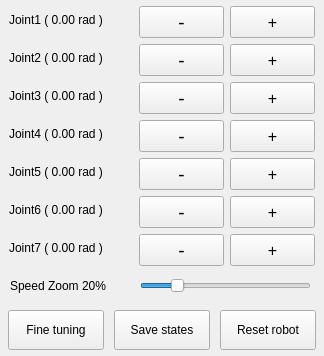
<?xml version="1.0" encoding="UTF-8"?>
<ui version="4.0">
 <class>Form</class>
 <widget class="QWidget" name="Form">
  <property name="geometry">
   <rect>
    <x>0</x>
    <y>0</y>
    <width>324</width>
    <height>356</height>
   </rect>
  </property>
  <property name="minimumSize">
   <size>
    <width>324</width>
    <height>356</height>
   </size>
  </property>
  <property name="maximumSize">
   <size>
    <width>324</width>
    <height>356</height>
   </size>
  </property>
  <property name="cursor">
   <cursorShape>ArrowCursor</cursorShape>
  </property>
  <property name="windowTitle">
   <string>Mantra HMI</string>
  </property>
  <property name="autoFillBackground">
   <bool>false</bool>
  </property>
  <widget class="QPushButton" name="pushButton7_2">
   <property name="geometry">
    <rect>
     <x>230</x>
     <y>234</y>
     <width>85</width>
     <height>32</height>
    </rect>
   </property>
   <property name="font">
    <font>
     <family>Ubuntu</family>
     <pointsize>12</pointsize>
     <weight>50</weight>
     <italic>false</italic>
     <bold>false</bold>
    </font>
   </property>
   <property name="cursor">
    <cursorShape>PointingHandCursor</cursorShape>
   </property>
   <property name="text">
    <string>+</string>
   </property>
  </widget>
  <widget class="QPushButton" name="pushButton2_2">
   <property name="geometry">
    <rect>
     <x>230</x>
     <y>44</y>
     <width>85</width>
     <height>32</height>
    </rect>
   </property>
   <property name="font">
    <font>
     <family>Ubuntu</family>
     <pointsize>12</pointsize>
     <weight>50</weight>
     <italic>false</italic>
     <bold>false</bold>
    </font>
   </property>
   <property name="cursor">
    <cursorShape>PointingHandCursor</cursorShape>
   </property>
   <property name="text">
    <string>+</string>
   </property>
  </widget>
  <widget class="QLabel" name="label_6">
   <property name="geometry">
    <rect>
     <x>9</x>
     <y>194</y>
     <width>118</width>
     <height>32</height>
    </rect>
   </property>
   <property name="text">
    <string>Joint6 ( 0.00 rad )</string>
   </property>
  </widget>
  <widget class="QPushButton" name="pushButton1_1">
   <property name="geometry">
    <rect>
     <x>139</x>
     <y>6</y>
     <width>85</width>
     <height>32</height>
    </rect>
   </property>
   <property name="font">
    <font>
     <family>Ubuntu</family>
     <pointsize>14</pointsize>
     <weight>50</weight>
     <italic>false</italic>
     <bold>false</bold>
    </font>
   </property>
   <property name="cursor">
    <cursorShape>PointingHandCursor</cursorShape>
   </property>
   <property name="text">
    <string>-</string>
   </property>
  </widget>
  <widget class="QPushButton" name="pushButton3_1">
   <property name="geometry">
    <rect>
     <x>139</x>
     <y>82</y>
     <width>85</width>
     <height>32</height>
    </rect>
   </property>
   <property name="font">
    <font>
     <family>Ubuntu</family>
     <pointsize>14</pointsize>
     <weight>50</weight>
     <italic>false</italic>
     <bold>false</bold>
    </font>
   </property>
   <property name="cursor">
    <cursorShape>PointingHandCursor</cursorShape>
   </property>
   <property name="text">
    <string>-</string>
   </property>
  </widget>
  <widget class="QPushButton" name="pushButton6_2">
   <property name="geometry">
    <rect>
     <x>230</x>
     <y>196</y>
     <width>85</width>
     <height>32</height>
    </rect>
   </property>
   <property name="font">
    <font>
     <family>Ubuntu</family>
     <pointsize>12</pointsize>
     <weight>50</weight>
     <italic>false</italic>
     <bold>false</bold>
    </font>
   </property>
   <property name="cursor">
    <cursorShape>PointingHandCursor</cursorShape>
   </property>
   <property name="text">
    <string>+</string>
   </property>
  </widget>
  <widget class="QPushButton" name="pushButton2_1">
   <property name="geometry">
    <rect>
     <x>139</x>
     <y>44</y>
     <width>85</width>
     <height>32</height>
    </rect>
   </property>
   <property name="font">
    <font>
     <family>Ubuntu</family>
     <pointsize>14</pointsize>
     <weight>50</weight>
     <italic>false</italic>
     <bold>false</bold>
    </font>
   </property>
   <property name="cursor">
    <cursorShape>PointingHandCursor</cursorShape>
   </property>
   <property name="text">
    <string>-</string>
   </property>
  </widget>
  <widget class="QPushButton" name="pushButton7_1">
   <property name="geometry">
    <rect>
     <x>139</x>
     <y>234</y>
     <width>85</width>
     <height>32</height>
    </rect>
   </property>
   <property name="font">
    <font>
     <family>Ubuntu</family>
     <pointsize>14</pointsize>
     <weight>50</weight>
     <italic>false</italic>
     <bold>false</bold>
    </font>
   </property>
   <property name="cursor">
    <cursorShape>PointingHandCursor</cursorShape>
   </property>
   <property name="text">
    <string>-</string>
   </property>
  </widget>
  <widget class="QLabel" name="label_5">
   <property name="geometry">
    <rect>
     <x>9</x>
     <y>156</y>
     <width>118</width>
     <height>32</height>
    </rect>
   </property>
   <property name="text">
    <string>Joint5 ( 0.00 rad )</string>
   </property>
  </widget>
  <widget class="QLabel" name="label_2">
   <property name="geometry">
    <rect>
     <x>9</x>
     <y>42</y>
     <width>118</width>
     <height>32</height>
    </rect>
   </property>
   <property name="text">
    <string>Joint2 ( 0.00 rad )</string>
   </property>
  </widget>
  <widget class="QPushButton" name="pushButton3_2">
   <property name="geometry">
    <rect>
     <x>230</x>
     <y>82</y>
     <width>85</width>
     <height>32</height>
    </rect>
   </property>
   <property name="font">
    <font>
     <family>Ubuntu</family>
     <pointsize>12</pointsize>
     <weight>50</weight>
     <italic>false</italic>
     <bold>false</bold>
    </font>
   </property>
   <property name="cursor">
    <cursorShape>PointingHandCursor</cursorShape>
   </property>
   <property name="text">
    <string>+</string>
   </property>
  </widget>
  <widget class="QLabel" name="label_4">
   <property name="geometry">
    <rect>
     <x>9</x>
     <y>118</y>
     <width>118</width>
     <height>32</height>
    </rect>
   </property>
   <property name="text">
    <string>Joint4 ( 0.00 rad )</string>
   </property>
  </widget>
  <widget class="QLabel" name="label_1">
   <property name="geometry">
    <rect>
     <x>9</x>
     <y>4</y>
     <width>118</width>
     <height>32</height>
    </rect>
   </property>
   <property name="text">
    <string>Joint1 ( 0.00 rad )</string>
   </property>
  </widget>
  <widget class="QPushButton" name="pushButton6_1">
   <property name="geometry">
    <rect>
     <x>139</x>
     <y>196</y>
     <width>85</width>
     <height>32</height>
    </rect>
   </property>
   <property name="font">
    <font>
     <family>Ubuntu</family>
     <pointsize>14</pointsize>
     <weight>50</weight>
     <italic>false</italic>
     <bold>false</bold>
    </font>
   </property>
   <property name="cursor">
    <cursorShape>PointingHandCursor</cursorShape>
   </property>
   <property name="text">
    <string>-</string>
   </property>
  </widget>
  <widget class="QPushButton" name="pushButton5_2">
   <property name="geometry">
    <rect>
     <x>230</x>
     <y>158</y>
     <width>85</width>
     <height>32</height>
    </rect>
   </property>
   <property name="font">
    <font>
     <family>Ubuntu</family>
     <pointsize>12</pointsize>
     <weight>50</weight>
     <italic>false</italic>
     <bold>false</bold>
    </font>
   </property>
   <property name="cursor">
    <cursorShape>PointingHandCursor</cursorShape>
   </property>
   <property name="text">
    <string>+</string>
   </property>
  </widget>
  <widget class="QPushButton" name="pushButton4_2">
   <property name="geometry">
    <rect>
     <x>230</x>
     <y>120</y>
     <width>85</width>
     <height>32</height>
    </rect>
   </property>
   <property name="font">
    <font>
     <family>Ubuntu</family>
     <pointsize>12</pointsize>
     <weight>50</weight>
     <italic>false</italic>
     <bold>false</bold>
    </font>
   </property>
   <property name="cursor">
    <cursorShape>PointingHandCursor</cursorShape>
   </property>
   <property name="text">
    <string>+</string>
   </property>
  </widget>
  <widget class="QLabel" name="label_3">
   <property name="geometry">
    <rect>
     <x>9</x>
     <y>80</y>
     <width>118</width>
     <height>32</height>
    </rect>
   </property>
   <property name="text">
    <string>Joint3 ( 0.00 rad )</string>
   </property>
  </widget>
  <widget class="QPushButton" name="pushButton5_1">
   <property name="geometry">
    <rect>
     <x>139</x>
     <y>158</y>
     <width>85</width>
     <height>32</height>
    </rect>
   </property>
   <property name="font">
    <font>
     <family>Ubuntu</family>
     <pointsize>14</pointsize>
     <weight>50</weight>
     <italic>false</italic>
     <bold>false</bold>
    </font>
   </property>
   <property name="cursor">
    <cursorShape>PointingHandCursor</cursorShape>
   </property>
   <property name="text">
    <string>-</string>
   </property>
  </widget>
  <widget class="QPushButton" name="pushButton1_2">
   <property name="geometry">
    <rect>
     <x>230</x>
     <y>6</y>
     <width>85</width>
     <height>32</height>
    </rect>
   </property>
   <property name="font">
    <font>
     <family>Ubuntu</family>
     <pointsize>12</pointsize>
     <weight>50</weight>
     <italic>false</italic>
     <bold>false</bold>
    </font>
   </property>
   <property name="cursor">
    <cursorShape>PointingHandCursor</cursorShape>
   </property>
   <property name="text">
    <string>+</string>
   </property>
  </widget>
  <widget class="QLabel" name="label_7">
   <property name="geometry">
    <rect>
     <x>9</x>
     <y>232</y>
     <width>118</width>
     <height>32</height>
    </rect>
   </property>
   <property name="text">
    <string>Joint7 ( 0.00 rad )</string>
   </property>
  </widget>
  <widget class="QPushButton" name="pushButton4_1">
   <property name="geometry">
    <rect>
     <x>139</x>
     <y>120</y>
     <width>85</width>
     <height>32</height>
    </rect>
   </property>
   <property name="font">
    <font>
     <family>Ubuntu</family>
     <pointsize>14</pointsize>
     <weight>50</weight>
     <italic>false</italic>
     <bold>false</bold>
    </font>
   </property>
   <property name="cursor">
    <cursorShape>PointingHandCursor</cursorShape>
   </property>
   <property name="text">
    <string>-</string>
   </property>
  </widget>
  <widget class="QPushButton" name="resetButton">
   <property name="geometry">
    <rect>
     <x>114</x>
     <y>310</y>
     <width>96</width>
     <height>40</height>
    </rect>
   </property>
   <property name="minimumSize">
    <size>
     <width>96</width>
     <height>30</height>
    </size>
   </property>
   <property name="maximumSize">
    <size>
     <width>90</width>
     <height>50</height>
    </size>
   </property>
   <property name="cursor">
    <cursorShape>PointingHandCursor</cursorShape>
   </property>
   <property name="text">
    <string>Save states</string>
   </property>
  </widget>
  <widget class="QPushButton" name="finetuneButton">
   <property name="geometry">
    <rect>
     <x>8</x>
     <y>310</y>
     <width>96</width>
     <height>40</height>
    </rect>
   </property>
   <property name="minimumSize">
    <size>
     <width>96</width>
     <height>30</height>
    </size>
   </property>
   <property name="maximumSize">
    <size>
     <width>90</width>
     <height>50</height>
    </size>
   </property>
   <property name="cursor">
    <cursorShape>PointingHandCursor</cursorShape>
   </property>
   <property name="text">
    <string>Fine tuning</string>
   </property>
  </widget>
  <widget class="QPushButton" name="resetButton_2">
   <property name="geometry">
    <rect>
     <x>220</x>
     <y>310</y>
     <width>96</width>
     <height>40</height>
    </rect>
   </property>
   <property name="minimumSize">
    <size>
     <width>96</width>
     <height>30</height>
    </size>
   </property>
   <property name="maximumSize">
    <size>
     <width>90</width>
     <height>50</height>
    </size>
   </property>
   <property name="cursor">
    <cursorShape>PointingHandCursor</cursorShape>
   </property>
   <property name="text">
    <string>Reset robot</string>
   </property>
  </widget>
  <widget class="QSlider" name="horizontalSlider">
   <property name="geometry">
    <rect>
     <x>140</x>
     <y>270</y>
     <width>171</width>
     <height>32</height>
    </rect>
   </property>
   <property name="cursor">
    <cursorShape>PointingHandCursor</cursorShape>
   </property>
   <property name="focusPolicy">
    <enum>Qt::StrongFocus</enum>
   </property>
   <property name="autoFillBackground">
    <bool>false</bool>
   </property>
   <property name="minimum">
    <number>1</number>
   </property>
   <property name="maximum">
    <number>100</number>
   </property>
   <property name="value">
    <number>20</number>
   </property>
   <property name="orientation">
    <enum>Qt::Horizontal</enum>
   </property>
   <property name="tickPosition">
    <enum>QSlider::NoTicks</enum>
   </property>
   <property name="tickInterval">
    <number>8</number>
   </property>
  </widget>
  <widget class="QLabel" name="label_8">
   <property name="geometry">
    <rect>
     <x>10</x>
     <y>270</y>
     <width>131</width>
     <height>32</height>
    </rect>
   </property>
   <property name="text">
    <string>Speed Zoom 20%</string>
   </property>
  </widget>
 </widget>
 <tabstops>
  <tabstop>pushButton1_1</tabstop>
  <tabstop>pushButton1_2</tabstop>
  <tabstop>pushButton2_1</tabstop>
  <tabstop>pushButton2_2</tabstop>
  <tabstop>pushButton3_1</tabstop>
  <tabstop>pushButton3_2</tabstop>
  <tabstop>pushButton4_1</tabstop>
  <tabstop>pushButton4_2</tabstop>
  <tabstop>pushButton5_1</tabstop>
  <tabstop>pushButton5_2</tabstop>
  <tabstop>pushButton6_1</tabstop>
  <tabstop>pushButton6_2</tabstop>
  <tabstop>pushButton7_1</tabstop>
  <tabstop>pushButton7_2</tabstop>
 </tabstops>
 <resources/>
 <connections>
  <connection>
   <sender>pushButton1_1</sender>
   <signal>pressed()</signal>
   <receiver>Form</receiver>
   <slot>joint1_minus()</slot>
   <hints>
    <hint type="sourcelabel">
     <x>166</x>
     <y>27</y>
    </hint>
    <hint type="destinationlabel">
     <x>158</x>
     <y>0</y>
    </hint>
   </hints>
  </connection>
  <connection>
   <sender>pushButton1_2</sender>
   <signal>pressed()</signal>
   <receiver>Form</receiver>
   <slot>joint1_plus()</slot>
   <hints>
    <hint type="sourcelabel">
     <x>257</x>
     <y>24</y>
    </hint>
    <hint type="destinationlabel">
     <x>247</x>
     <y>0</y>
    </hint>
   </hints>
  </connection>
  <connection>
   <sender>finetuneButton</sender>
   <signal>clicked()</signal>
   <receiver>Form</receiver>
   <slot>fine_tuning()</slot>
   <hints>
    <hint type="sourcelabel">
     <x>51</x>
     <y>335</y>
    </hint>
    <hint type="destinationlabel">
     <x>222</x>
     <y>0</y>
    </hint>
   </hints>
  </connection>
  <connection>
   <sender>pushButton2_1</sender>
   <signal>pressed()</signal>
   <receiver>Form</receiver>
   <slot>joint2_minus()</slot>
   <hints>
    <hint type="sourcelabel">
     <x>194</x>
     <y>64</y>
    </hint>
    <hint type="destinationlabel">
     <x>191</x>
     <y>0</y>
    </hint>
   </hints>
  </connection>
  <connection>
   <sender>pushButton2_2</sender>
   <signal>pressed()</signal>
   <receiver>Form</receiver>
   <slot>joint2_plus()</slot>
   <hints>
    <hint type="sourcelabel">
     <x>288</x>
     <y>56</y>
    </hint>
    <hint type="destinationlabel">
     <x>284</x>
     <y>0</y>
    </hint>
   </hints>
  </connection>
  <connection>
   <sender>pushButton3_1</sender>
   <signal>pressed()</signal>
   <receiver>Form</receiver>
   <slot>joint3_minus()</slot>
   <hints>
    <hint type="sourcelabel">
     <x>156</x>
     <y>101</y>
    </hint>
    <hint type="destinationlabel">
     <x>130</x>
     <y>82</y>
    </hint>
   </hints>
  </connection>
  <connection>
   <sender>pushButton3_2</sender>
   <signal>pressed()</signal>
   <receiver>Form</receiver>
   <slot>joint3_plus()</slot>
   <hints>
    <hint type="sourcelabel">
     <x>251</x>
     <y>105</y>
    </hint>
    <hint type="destinationlabel">
     <x>129</x>
     <y>116</y>
    </hint>
   </hints>
  </connection>
  <connection>
   <sender>pushButton4_1</sender>
   <signal>pressed()</signal>
   <receiver>Form</receiver>
   <slot>joint4_minus()</slot>
   <hints>
    <hint type="sourcelabel">
     <x>190</x>
     <y>136</y>
    </hint>
    <hint type="destinationlabel">
     <x>45</x>
     <y>152</y>
    </hint>
   </hints>
  </connection>
  <connection>
   <sender>pushButton4_2</sender>
   <signal>pressed()</signal>
   <receiver>Form</receiver>
   <slot>joint4_plus()</slot>
   <hints>
    <hint type="sourcelabel">
     <x>250</x>
     <y>140</y>
    </hint>
    <hint type="destinationlabel">
     <x>320</x>
     <y>140</y>
    </hint>
   </hints>
  </connection>
  <connection>
   <sender>pushButton5_1</sender>
   <signal>pressed()</signal>
   <receiver>Form</receiver>
   <slot>joint5_minus()</slot>
   <hints>
    <hint type="sourcelabel">
     <x>185</x>
     <y>176</y>
    </hint>
    <hint type="destinationlabel">
     <x>131</x>
     <y>192</y>
    </hint>
   </hints>
  </connection>
  <connection>
   <sender>pushButton5_2</sender>
   <signal>pressed()</signal>
   <receiver>Form</receiver>
   <slot>joint5_plus()</slot>
   <hints>
    <hint type="sourcelabel">
     <x>284</x>
     <y>178</y>
    </hint>
    <hint type="destinationlabel">
     <x>320</x>
     <y>182</y>
    </hint>
   </hints>
  </connection>
  <connection>
   <sender>pushButton6_1</sender>
   <signal>pressed()</signal>
   <receiver>Form</receiver>
   <slot>joint6_minus()</slot>
   <hints>
    <hint type="sourcelabel">
     <x>194</x>
     <y>222</y>
    </hint>
    <hint type="destinationlabel">
     <x>72</x>
     <y>229</y>
    </hint>
   </hints>
  </connection>
  <connection>
   <sender>pushButton6_2</sender>
   <signal>pressed()</signal>
   <receiver>Form</receiver>
   <slot>joint6_plus()</slot>
   <hints>
    <hint type="sourcelabel">
     <x>285</x>
     <y>211</y>
    </hint>
    <hint type="destinationlabel">
     <x>319</x>
     <y>218</y>
    </hint>
   </hints>
  </connection>
  <connection>
   <sender>pushButton7_1</sender>
   <signal>pressed()</signal>
   <receiver>Form</receiver>
   <slot>joint7_minus()</slot>
   <hints>
    <hint type="sourcelabel">
     <x>191</x>
     <y>248</y>
    </hint>
    <hint type="destinationlabel">
     <x>172</x>
     <y>290</y>
    </hint>
   </hints>
  </connection>
  <connection>
   <sender>pushButton7_2</sender>
   <signal>pressed()</signal>
   <receiver>Form</receiver>
   <slot>joint7_plus()</slot>
   <hints>
    <hint type="sourcelabel">
     <x>284</x>
     <y>254</y>
    </hint>
    <hint type="destinationlabel">
     <x>311</x>
     <y>287</y>
    </hint>
   </hints>
  </connection>
  <connection>
   <sender>resetButton</sender>
   <signal>clicked()</signal>
   <receiver>Form</receiver>
   <slot>save_state()</slot>
   <hints>
    <hint type="sourcelabel">
     <x>144</x>
     <y>320</y>
    </hint>
    <hint type="destinationlabel">
     <x>93</x>
     <y>267</y>
    </hint>
   </hints>
  </connection>
  <connection>
   <sender>pushButton1_1</sender>
   <signal>released()</signal>
   <receiver>Form</receiver>
   <slot>joint1_minus_done()</slot>
   <hints>
    <hint type="sourcelabel">
     <x>148</x>
     <y>26</y>
    </hint>
    <hint type="destinationlabel">
     <x>10</x>
     <y>0</y>
    </hint>
   </hints>
  </connection>
  <connection>
   <sender>pushButton1_2</sender>
   <signal>released()</signal>
   <receiver>Form</receiver>
   <slot>joint1_plus_done()</slot>
   <hints>
    <hint type="sourcelabel">
     <x>306</x>
     <y>21</y>
    </hint>
    <hint type="destinationlabel">
     <x>321</x>
     <y>0</y>
    </hint>
   </hints>
  </connection>
  <connection>
   <sender>pushButton2_1</sender>
   <signal>released()</signal>
   <receiver>Form</receiver>
   <slot>joint2_minus_done()</slot>
   <hints>
    <hint type="sourcelabel">
     <x>211</x>
     <y>58</y>
    </hint>
    <hint type="destinationlabel">
     <x>7</x>
     <y>38</y>
    </hint>
   </hints>
  </connection>
  <connection>
   <sender>pushButton2_2</sender>
   <signal>released()</signal>
   <receiver>Form</receiver>
   <slot>joint2_plus_done()</slot>
   <hints>
    <hint type="sourcelabel">
     <x>271</x>
     <y>57</y>
    </hint>
    <hint type="destinationlabel">
     <x>5</x>
     <y>78</y>
    </hint>
   </hints>
  </connection>
  <connection>
   <sender>pushButton3_1</sender>
   <signal>released()</signal>
   <receiver>Form</receiver>
   <slot>joint3_minus_done()</slot>
   <hints>
    <hint type="sourcelabel">
     <x>182</x>
     <y>101</y>
    </hint>
    <hint type="destinationlabel">
     <x>4</x>
     <y>114</y>
    </hint>
   </hints>
  </connection>
  <connection>
   <sender>pushButton3_2</sender>
   <signal>released()</signal>
   <receiver>Form</receiver>
   <slot>joint3_plus_done()</slot>
   <hints>
    <hint type="sourcelabel">
     <x>312</x>
     <y>100</y>
    </hint>
    <hint type="destinationlabel">
     <x>321</x>
     <y>100</y>
    </hint>
   </hints>
  </connection>
  <connection>
   <sender>pushButton4_1</sender>
   <signal>released()</signal>
   <receiver>Form</receiver>
   <slot>joint4_minus_done()</slot>
   <hints>
    <hint type="sourcelabel">
     <x>217</x>
     <y>134</y>
    </hint>
    <hint type="destinationlabel">
     <x>125</x>
     <y>151</y>
    </hint>
   </hints>
  </connection>
  <connection>
   <sender>pushButton4_2</sender>
   <signal>released()</signal>
   <receiver>Form</receiver>
   <slot>joint4_plus_done()</slot>
   <hints>
    <hint type="sourcelabel">
     <x>294</x>
     <y>127</y>
    </hint>
    <hint type="destinationlabel">
     <x>320</x>
     <y>158</y>
    </hint>
   </hints>
  </connection>
  <connection>
   <sender>pushButton5_1</sender>
   <signal>released()</signal>
   <receiver>Form</receiver>
   <slot>joint5_minus_done()</slot>
   <hints>
    <hint type="sourcelabel">
     <x>218</x>
     <y>171</y>
    </hint>
    <hint type="destinationlabel">
     <x>118</x>
     <y>190</y>
    </hint>
   </hints>
  </connection>
  <connection>
   <sender>pushButton5_2</sender>
   <signal>released()</signal>
   <receiver>Form</receiver>
   <slot>joint5_plus_done()</slot>
   <hints>
    <hint type="sourcelabel">
     <x>307</x>
     <y>165</y>
    </hint>
    <hint type="destinationlabel">
     <x>321</x>
     <y>196</y>
    </hint>
   </hints>
  </connection>
  <connection>
   <sender>pushButton6_1</sender>
   <signal>released()</signal>
   <receiver>Form</receiver>
   <slot>joint6_minus_done()</slot>
   <hints>
    <hint type="sourcelabel">
     <x>158</x>
     <y>205</y>
    </hint>
    <hint type="destinationlabel">
     <x>130</x>
     <y>197</y>
    </hint>
   </hints>
  </connection>
  <connection>
   <sender>pushButton6_2</sender>
   <signal>released()</signal>
   <receiver>Form</receiver>
   <slot>joint6_plus_done()</slot>
   <hints>
    <hint type="sourcelabel">
     <x>276</x>
     <y>203</y>
    </hint>
    <hint type="destinationlabel">
     <x>320</x>
     <y>232</y>
    </hint>
   </hints>
  </connection>
  <connection>
   <sender>pushButton7_1</sender>
   <signal>released()</signal>
   <receiver>Form</receiver>
   <slot>joint7_minus_done()</slot>
   <hints>
    <hint type="sourcelabel">
     <x>213</x>
     <y>250</y>
    </hint>
    <hint type="destinationlabel">
     <x>35</x>
     <y>268</y>
    </hint>
   </hints>
  </connection>
  <connection>
   <sender>pushButton7_2</sender>
   <signal>released()</signal>
   <receiver>Form</receiver>
   <slot>joint7_plus_done()</slot>
   <hints>
    <hint type="sourcelabel">
     <x>243</x>
     <y>247</y>
    </hint>
    <hint type="destinationlabel">
     <x>317</x>
     <y>271</y>
    </hint>
   </hints>
  </connection>
  <connection>
   <sender>horizontalSlider</sender>
   <signal>valueChanged(int)</signal>
   <receiver>Form</receiver>
   <slot>slide_moved()</slot>
   <hints>
    <hint type="sourcelabel">
     <x>225</x>
     <y>288</y>
    </hint>
    <hint type="destinationlabel">
     <x>216</x>
     <y>308</y>
    </hint>
   </hints>
  </connection>
  <connection>
   <sender>resetButton_2</sender>
   <signal>clicked()</signal>
   <receiver>Form</receiver>
   <slot>reset_robot()</slot>
   <hints>
    <hint type="sourcelabel">
     <x>292</x>
     <y>327</y>
    </hint>
    <hint type="destinationlabel">
     <x>321</x>
     <y>342</y>
    </hint>
   </hints>
  </connection>
 </connections>
 <slots>
  <slot>joint1_minus()</slot>
  <slot>joint1_plus()</slot>
  <slot>fine_tuning()</slot>
  <slot>reset_robot()</slot>
  <slot>joint2_minus()</slot>
  <slot>joint2_plus()</slot>
  <slot>joint3_minus()</slot>
  <slot>joint3_plus()</slot>
  <slot>joint4_minus()</slot>
  <slot>joint4_plus()</slot>
  <slot>joint5_minus()</slot>
  <slot>joint5_plus()</slot>
  <slot>joint6_minus()</slot>
  <slot>joint6_plus()</slot>
  <slot>joint7_minus()</slot>
  <slot>joint7_plus()</slot>
  <slot>save_state()</slot>
  <slot>joint1_minus_done()</slot>
  <slot>joint2_minus_done()</slot>
  <slot>joint3_minus_done()</slot>
  <slot>joint4_minus_done()</slot>
  <slot>joint5_minus_done()</slot>
  <slot>joint6_minus_done()</slot>
  <slot>joint7_minus_done()</slot>
  <slot>joint1_plus_done()</slot>
  <slot>joint2_plus_done()</slot>
  <slot>joint3_plus_done()</slot>
  <slot>joint4_plus_done()</slot>
  <slot>joint5_plus_done()</slot>
  <slot>joint6_plus_done()</slot>
  <slot>joint7_plus_done()</slot>
  <slot>slide_moved()</slot>
 </slots>
</ui>
